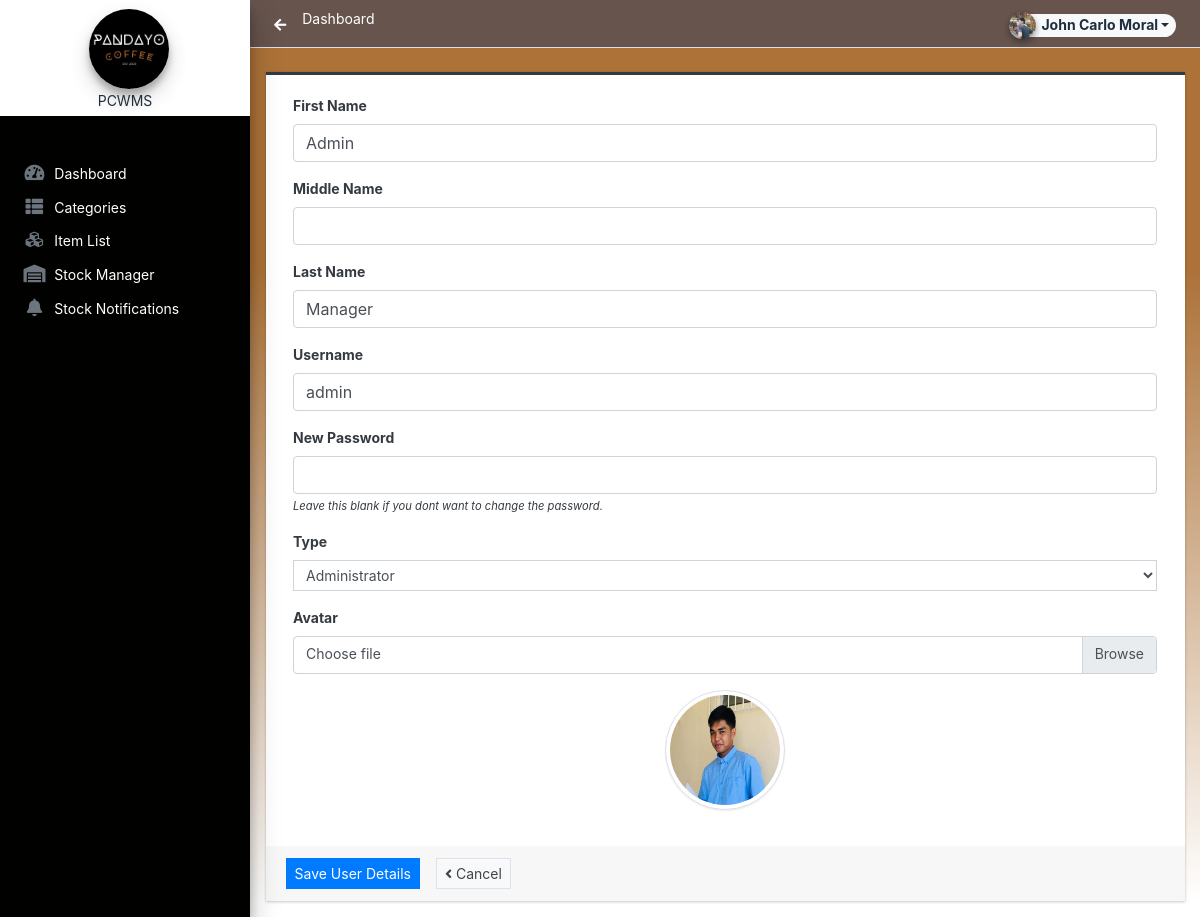
The app's page /admin/?page=user/manage_user&id=1 (signed in), older data.
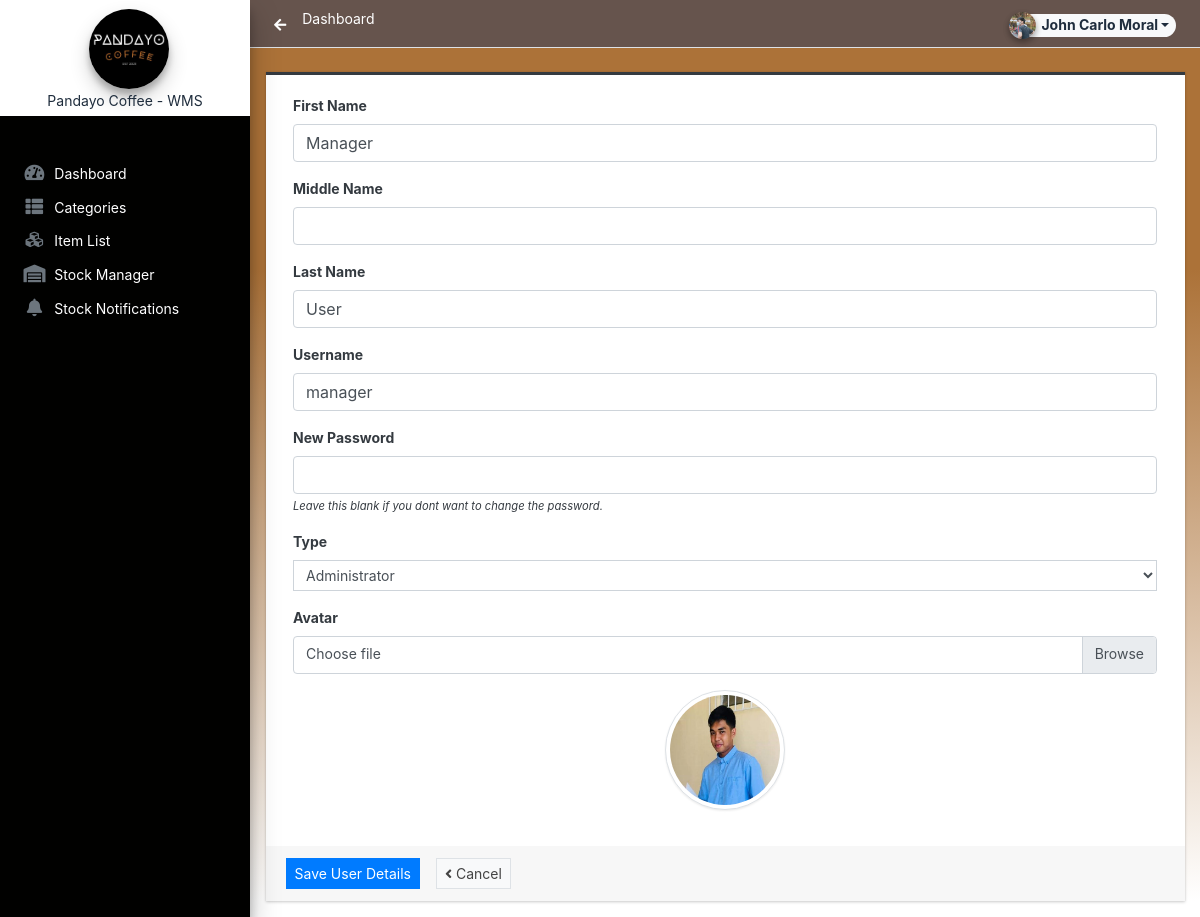
The same page, newer data.
### tables this page shows
CREATE TABLE `users_list` (
  `id` int(50) NOT NULL,
  `firstname` varchar(250) NOT NULL,
  `middlename` text DEFAULT NULL,
  `lastname` varchar(250) NOT NULL,
  `username` text NOT NULL,
  `password` text NOT NULL,
  `avatar` text DEFAULT NULL,
  `last_login` datetime DEFAULT NULL,
  `type` tinyint(1) NOT NULL DEFAULT 0,
  `date_added` datetime NOT NULL DEFAULT current_timestamp(),
  `date_updated` datetime DEFAULT current_timestamp() ON UPDATE current_timestamp()
);

### classes/DBConnection.php (called while the page is built, shortened)
<?php
class DBConnection{
    private $host = DB_SERVER;
    private $username = DB_USERNAME;
    private $password = DB_PASSWORD;
    private $database = DB_NAME;
    public $conn;
    public function __construct(){
        if (!isset($this->conn)) {
            $this->conn = new mysqli($this->host, $this->username, $this->password, $this->database);
        }
    }
}
?>

### classes/SystemSettings.php (called while the page is built, shortened)
<?php
class SystemSettings extends DBConnection{
	function info($field=''){
		if(!empty($field)){
			if(isset($_SESSION['system_info'][$field]))
				return $_SESSION['system_info'][$field];
			else
				return false;
		}else{
			return false;
		}
	}
}
$_settings = new SystemSettings();
?>

### config.php (called while the page is built, shortened)
<?php
require_once('classes/DBConnection.php');
require_once('classes/SystemSettings.php');
function validate_image($file){
    global $_settings;
	if(!empty($file)){
        $ex = explode("?",$file);
        $file = $ex[0];
        $ts = isset($ex[1]) ? "?".$ex[1] : '';
		if(is_file(base_app.$file)){
			return base_url.$file.$ts;
		}else{
			return base_url.($_settings->info('logo'));
		}
	}else{
		return base_url.($_settings->info('logo'));
	}
}
?>

### admin/user/manage_user.php (the view, shortened to what the changed rows need)
<?php
if(isset($_GET['id'])){
    $user = $conn->query("SELECT * FROM users_list where id ='{$_GET['id']}' ");
    foreach($user->fetch_array() as $k =>$v){
        $meta[$k] = $v;
    }
}
?>
<div class="card card-outline rounded-0 card-dark">
	<div class="card-body">
		<div class="container-fluid">
			<form action="" id="manage-user">
				<div class="form-group">
					<label for="name">First Name</label>
					<input type="text" name="firstname" id="firstname" class="form-control" value="<?php echo isset($meta['firstname']) ? $meta['firstname']: '' ?>" required>
				</div>
				<div class="form-group">
					<label for="name">Middle Name</label>
					<input type="text" name="middlename" id="middlename" class="form-control" value="<?php echo isset($meta['middlename']) ? $meta['middlename']: '' ?>">
				</div>
				<div class="form-group">
					<label for="name">Last Name</label>
					<input type="text" name="lastname" id="lastname" class="form-control" value="<?php echo isset($meta['lastname']) ? $meta['lastname']: '' ?>" required>
				</div>
				<div class="form-group">
					<label for="username">Username</label>
					<input type="text" name="username" id="username" class="form-control" value="<?php echo isset($meta['username']) ? $meta['username']: '' ?>" required  autocomplete="off">
				</div>
				<div class="form-group">
					<label for="password"><?= isset($meta['id']) ? "New" : "" ?> Password</label>
					<input type="password" name="password" id="password" class="form-control" value="" autocomplete="off">
                    <?php if(isset($meta['id'])): ?>
					<small><i>Leave this blank if you dont want to change the password.</i></small>
                    <?php endif; ?>
				</div>
                <div class="form-group">
                    <label for="type" class="control-label">Type</label>
                    <select name="type" id="type" class="form-control form-control-sm rounded-0" required>
                    <option value="1" <?php echo isset($meta['type']) && $meta['type'] == 1 ? 'selected' : '' ?>>Administrator</option>
                    </select>
                </div>
				<div class="form-group">
					<label for="" class="control-label">Avatar</label>
					<div class="custom-file">
		              <label class="custom-file-label" for="customFile">Choose file</label>
		            </div>
				</div>
				<div class="form-group d-flex justify-content-center">
					<img src="<?php echo validate_image(isset($meta['avatar']) ? $meta['avatar'] :'') ?>" alt="" id="cimg" class="img-fluid img-thumbnail">
				</div>
			</form>
		</div>
	</div>
	<div class="card-footer">
			<div class="col-md-12">
				<div class="row">
					<button class="btn btn-sm btn-primary rounded-0 mr-3" form="manage-user">Save User Details</button>
					<a href="./?page=user/list" class="btn btn-sm btn-default border rounded-0" form="manage-user"><i class="fa fa-angle-left"></i> Cancel</a>
				</div>
			</div>
		</div>
</div>

### admin/inc/navigation.php (shortened to what the changed rows need)
<aside class="main-sidebar sidebar-white navbar-dark elevation-4 sidebar-no-expand dark-bg">
  <a href="<?php echo base_url ?>admin" class="brand-link bg-white text-sm">
    <div class="logos">
      <img src="<?php echo validate_image($_settings->info('logo'))?>" alt="Store Logo" class="brand-image img-circle elevation-3 logo-img" style="width: 50%; height: 100%;">
      <span class="brand-text font-normal shortName"><?php echo $_settings->info('short_name') ?></span>
    </div>
  </a>
</aside>

Row changes from the older to the newer data that the page shows:
changed users_list "Manager": firstname "Admin" → "Manager"; lastname "Manager" → "User"; username "admin" → "manager"
Text that changed along with them:
$_settings->info('short_name'): "PCWMS" → "Pandayo Coffee - WMS"
